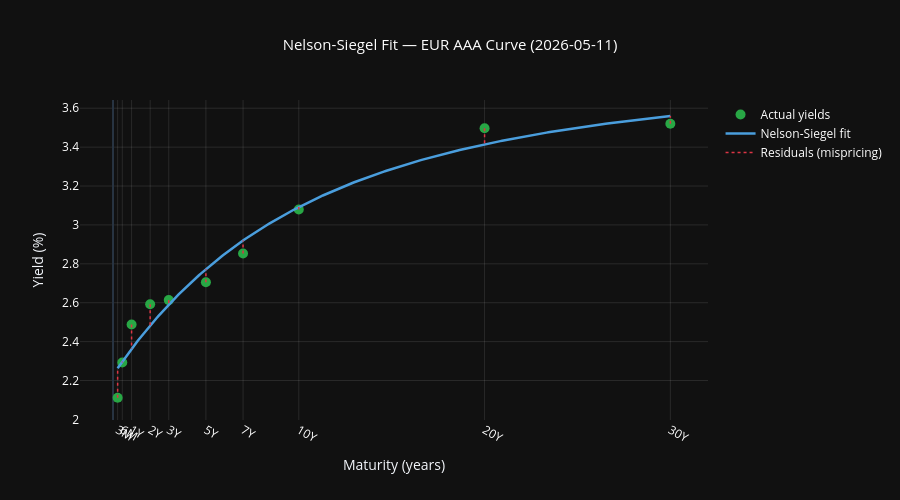

Notebook code cell kept with this figure:
### Code cell
from scipy.optimize import curve_fit
from scipy.optimize import minimize
import warnings
warnings.filterwarnings("ignore")

# ============================================================
# NELSON-SIEGEL MODEL
# ============================================================

def nelson_siegel(maturity, beta0, beta1, beta2, tau):
    """
    Nelson-Siegel yield curve model.
    
    beta0 : level — long run yield
    beta1 : slope — short end loading
    beta2 : curvature — medium term hump
    tau   : decay factor — where the hump peaks
    """
    factor1 = (1 - np.exp(-maturity / tau)) / (maturity / tau)
    factor2 = factor1 - np.exp(-maturity / tau)
    
    return beta0 + beta1 * factor1 + beta2 * factor2

def fit_nelson_siegel(maturities, yields):
    """
    Fit Nelson-Siegel to observed yields.
    Returns fitted parameters and fitted curve.
    """
    # Initial parameter guesses
    p0 = [3.0, -1.0, 1.0, 2.0]
    bounds = (
        [-10, -10, -10, 0.1],   # lower bounds
        [ 10,  10,  10, 30.0]   # upper bounds
    )
    
    try:
        params, _ = curve_fit(
            nelson_siegel, maturities, yields,
            p0=p0, bounds=bounds, maxfev=10000
        )
        fitted = nelson_siegel(np.array(maturities), *params)
        rmse = np.sqrt(np.mean((fitted - yields)**2))
        return params, fitted, rmse
    except Exception as e:
        return None, None, None

# ============================================================
# FIT TO CURRENT CURVE
# ============================================================

mat_years = [0.25, 0.5, 1, 2, 3, 5, 7, 10, 20, 30]
current_yields = yields.iloc[-1].values.astype(float)

params, fitted_yields, rmse = fit_nelson_siegel(mat_years, current_yields)
beta0, beta1, beta2, tau = params

print("=" * 50)
print("  Nelson-Siegel Model — Current Fit")
print("=" * 50)
print(f"  β₀ (Level):      {beta0:.4f}%  — long run yield")
print(f"  β₁ (Slope):      {beta1:.4f}%  — curve steepness")
print(f"  β₂ (Curvature):  {beta2:.4f}%  — mid-curve hump")
print(f"  τ  (Decay):      {tau:.4f}    — hump location")
print(f"  RMSE:            {rmse:.6f}%  — fit quality")
print("=" * 50)

# ============================================================
# PLOT FITTED VS ACTUAL
# ============================================================

# Smooth fitted curve
mat_smooth = np.linspace(0.25, 30, 300)
fitted_smooth = nelson_siegel(mat_smooth, *params)

fig = go.Figure()

# Actual yields
fig.add_trace(go.Scatter(
    x=mat_years, y=current_yields,
    mode="markers", name="Actual yields",
    marker=dict(color="#28a745", size=10, symbol="circle"),
    hovertemplate="Maturity: %{x}Y<br>Actual: %{y:.3f}%<extra></extra>"
))

# Fitted curve
fig.add_trace(go.Scatter(
    x=mat_smooth, y=fitted_smooth,
    mode="lines", name="Nelson-Siegel fit",
    line=dict(color="#4a9edd", width=2.5),
    hovertemplate="Maturity: %{x:.1f}Y<br>Fitted: %{y:.3f}%<extra></extra>"
))

# Residuals as vertical lines
for m, actual, fitted in zip(mat_years, current_yields, fitted_yields):
    fig.add_shape(
        type="line",
        x0=m, x1=m,
        y0=actual, y1=fitted,
        line=dict(color="#dc3545", width=1.5, dash="dot")
    )

fig.add_trace(go.Scatter(
    x=[None], y=[None],
    mode="lines",
    name="Residuals (mispricing)",
    line=dict(color="#dc3545", width=1.5, dash="dot")
))

fig.update_layout(
    title=dict(
        text=f"Nelson-Siegel Fit — EUR AAA Curve ({yields.index[-1].date()})",
        x=0.5, font=dict(color="white", size=15)
    ),
    xaxis=dict(
        title="Maturity (years)",
        tickvals=mat_years,
        ticktext=["3M","6M","1Y","2Y","3Y","5Y","7Y","10Y","20Y","30Y"],
        tickfont=dict(color="white"),
        gridcolor="rgba(255,255,255,0.1)"
    ),
    yaxis=dict(
        title="Yield (%)",
        tickfont=dict(color="white"),
        gridcolor="rgba(255,255,255,0.1)"
    ),
    template="plotly_dark",
    height=500,
    legend=dict(font=dict(color="white"))
)

fig.show()

# ============================================================
# RESIDUALS TABLE — WHERE IS THE CURVE MISPRICED?
# ============================================================

print(f"\n  Residuals — Actual vs Model (basis points)")
print(f"  {'='*45}")
print(f"  {'Maturity':<10} {'Actual':>10} {'Model':>10} {'Residual':>12}")
print(f"  {'-'*45}")

labels = ["3M","6M","1Y","2Y","3Y","5Y","7Y","10Y","20Y","30Y"]
for label, actual, fit in zip(labels, current_yields, fitted_yields):
    residual_bps = (actual - fit) * 100
    direction = "CHEAP" if residual_bps > 2 else "RICH" if residual_bps < -2 else "FAIR"
    print(f"  {label:<10} {actual:>10.3f}% {fit:>10.3f}% "
          f"{residual_bps:>8.1f}bps  {direction}")

### Figure 1 — Plotly figure (JSON) as saved in the notebook; plotly's stock layout.template omitted (floating-point values rounded to 4 significant figures; data arrays with more than 128 entries replaced by an {"elided": "..."} marker saying what was removed)
{"data": [{"hovertemplate": "Maturity: %{x}Y<br>Actual: %{y:.3f}%<extra></extra>", "marker": {"color": "#28a745", "size": 10, "symbol": "circle"}, "mode": "markers", "name": "Actual yields", "type": "scatter", "x": [0.25, 0.5, 1, 2, 3, 5, 7, 10, 20, 30], "y": [2.111, 2.293, 2.488, 2.592, 2.613, 2.705, 2.853, 3.08, 3.497, 3.52]}, {"hovertemplate": "Maturity: %{x:.1f}Y<br>Fitted: %{y:.3f}%<extra></extra>", "line": {"color": "#4a9edd", "width": 2.5}, "mode": "lines", "name": "Nelson-Siegel fit", "type": "scatter", "x": {"elided": "300 float values"}, "y": {"elided": "300 float values"}}, {"line": {"color": "#dc3545", "dash": "dot", "width": 1.5}, "mode": "lines", "name": "Residuals (mispricing)", "type": "scatter", "x": [null], "y": [null]}], "layout": {"height": 500, "legend": {"font": {"color": "white"}}, "shapes": [{"line": {"color": "#dc3545", "dash": "dot", "width": 1.5}, "type": "line", "x0": 0.25, "x1": 0.25, "y0": 2.111, "y1": 2.263}, {"line": {"color": "#dc3545", "dash": "dot", "width": 1.5}, "type": "line", "x0": 0.5, "x1": 0.5, "y0": 2.293, "y1": 2.297}, {"line": {"color": "#dc3545", "dash": "dot", "width": 1.5}, "type": "line", "x0": 1, "x1": 1, "y0": 2.488, "y1": 2.363}, {"line": {"color": "#dc3545", "dash": "dot", "width": 1.5}, "type": "line", "x0": 2, "x1": 2, "y0": 2.592, "y1": 2.483}, {"line": {"color": "#dc3545", "dash": "dot", "width": 1.5}, "type": "line", "x0": 3, "x1": 3, "y0": 2.613, "y1": 2.59}, {"line": {"color": "#dc3545", "dash": "dot", "width": 1.5}, "type": "line", "x0": 5, "x1": 5, "y0": 2.705, "y1": 2.772}, {"line": {"color": "#dc3545", "dash": "dot", "width": 1.5}, "type": "line", "x0": 7, "x1": 7, "y0": 2.853, "y1": 2.92}, {"line": {"color": "#dc3545", "dash": "dot", "width": 1.5}, "type": "line", "x0": 10, "x1": 10, "y0": 3.08, "y1": 3.092}, {"line": {"color": "#dc3545", "dash": "dot", "width": 1.5}, "type": "line", "x0": 20, "x1": 20, "y0": 3.497, "y1": 3.414}, {"line": {"color": "#dc3545", "dash": "dot", "width": 1.5}, "type": "line", "x0": 30, "x1": 30, "y0": 3.52, "y1": 3.56}], "title": {"font": {"color": "white", "size": 15}, "text": "Nelson-Siegel Fit — EUR AAA Curve (2026-05-11)", "x": 0.5}, "xaxis": {"gridcolor": "rgba(255,255,255,0.1)", "tickfont": {"color": "white"}, "ticktext": ["3M", "6M", "1Y", "2Y", "3Y", "5Y", "7Y", "10Y", "20Y", "30Y"], "tickvals": [0.25, 0.5, 1, 2, 3, 5, 7, 10, 20, 30], "title": {"text": "Maturity (years)"}}, "yaxis": {"gridcolor": "rgba(255,255,255,0.1)", "tickfont": {"color": "white"}, "title": {"text": "Yield (%)"}}}}
